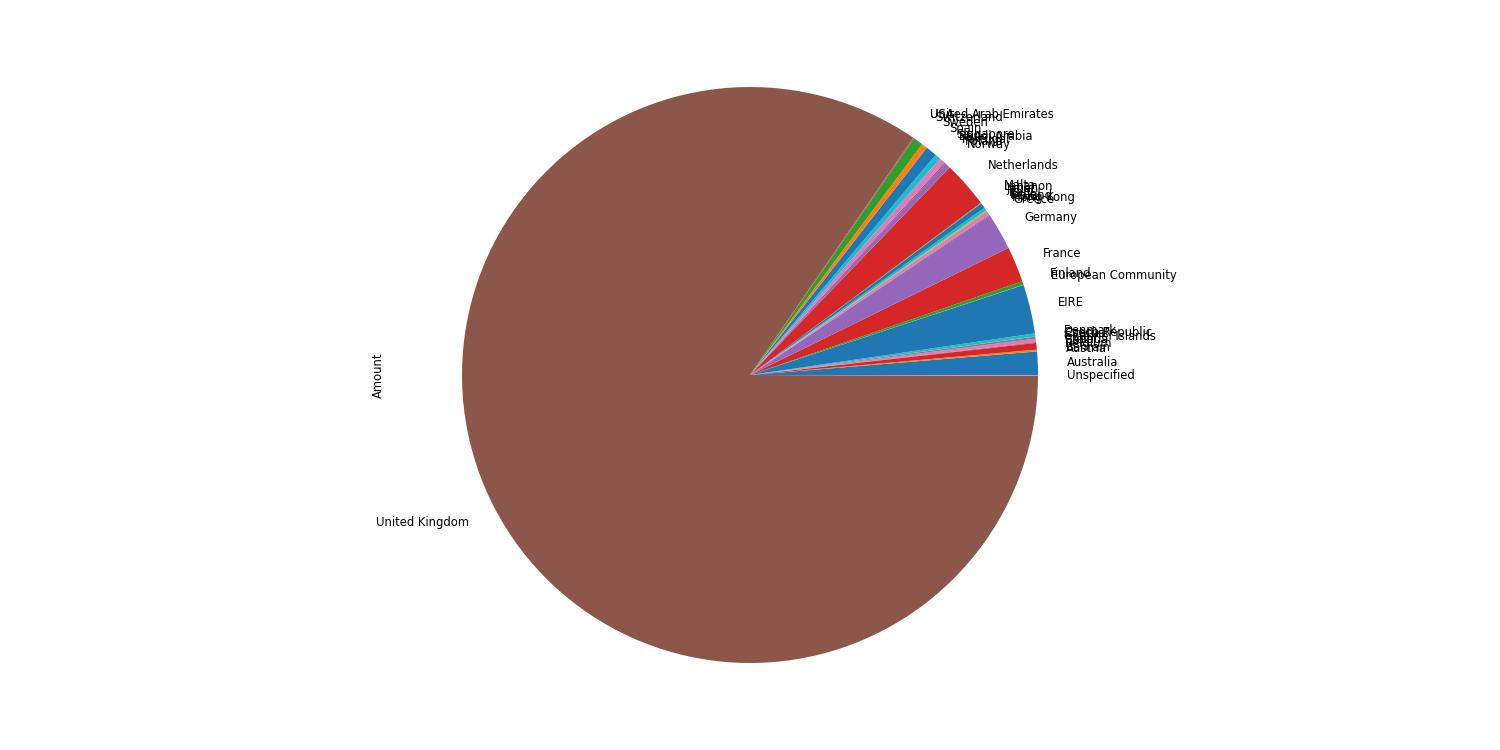

This chart was generated by the following Python code:
import locale

import numpy as np
import pandas as pd
from matplotlib import pyplot as plt, pylab

params = {'legend.fontsize': 'medium', 'figure.figsize': (15., 7.5),
          'axes.labelsize': 'small', 'axes.titlesize': 'small',
          'figure.autolayout': True, 'xtick.labelsize': 'small', 'ytick.labelsize': 'small'}
pylab.rcParams.update(params)

#   Read file
temp_data = pd.read_csv('777_m5_datasets_v1.0/BigMartSalesData.csv')
#   capture headers of table
df = pd.DataFrame(temp_data, columns=['Amount', 'Country', 'Year'])
df = df[df['Year'] == 2011]

df = df[['Country', 'Amount']].groupby('Country')['Amount'].sum()
df.plot(kind='pie', y='Sales per Country')
#
plt.savefig("mod5CS2_Q3.jpg")
plt.show()
